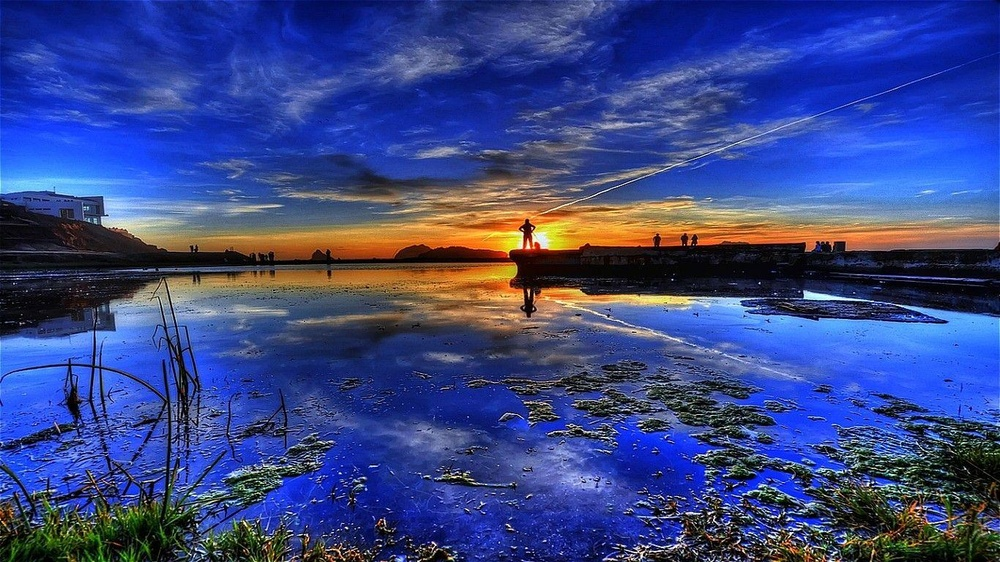
#> input picture code/lesson_9/newimage.jpg, 1000 x 562 px, shrunk from 1366 x 768 before the run, found by its file name
$ python images.py
#> lines starting #> are read from the running program, lines starting #| are printed output that depends on the picture
from PIL import Image
from PIL import ImageFilter
from PIL import ImageEnhance
from PIL import ImageDraw

import random

my_image = Image.open("C:/Users/seths/Documents/tutoring/Python-Lessons/code/lesson_9/newimage.jpg")
#> my_image is the input picture: PIL image 1000x562 RGB; mean R, G, B 56.9, 70.6, 134.8
#my_image = Image.new(mode="RGB", size=(600, 400), color=(40, 70, 190))


def image_stuff():
    # filtering images
    filtered = ImageFilter.MaxFilter(my_image)
    # call filtered.show() to see our image

    # enhancing images
    enhancer = ImageEnhance.Color(my_image)
    enhancer.enhance(1.5).show()


def pixel_stuff():
    pixels = my_image.load()
    width, height = my_image.size
#> width = 1000; height = 562

    for i in range(width):
        for j in range(height):
            r, g, b = my_image.getpixel((i, j))

            grayscale = (0.299 * r + 0.587 * g + 0.114 * b)
            pixels[i, j] = (int(grayscale), int(grayscale), int(grayscale))

    my_image.show()
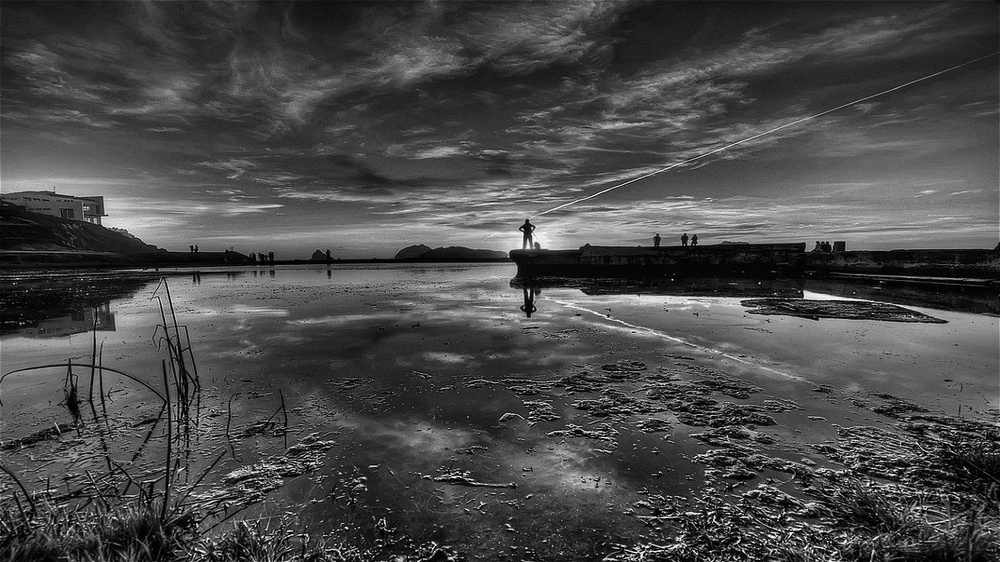
#> shown: PIL image 1000x562 RGB; min 0, max 254, mean 73.3


def draw_image():
    width, height = my_image.size

    drawer = ImageDraw.Draw(my_image)
    # there are lots of different shapes available
    drawer.ellipse((25, 25, 100, 100), fill="yellow", outline=None)

    drawer.rectangle((0, height - 100, width, height), fill="green")

    my_image.show()


pixel_stuff()

$ run again, with code/lesson_9/lake.png saved as code/lesson_9/newimage.jpg
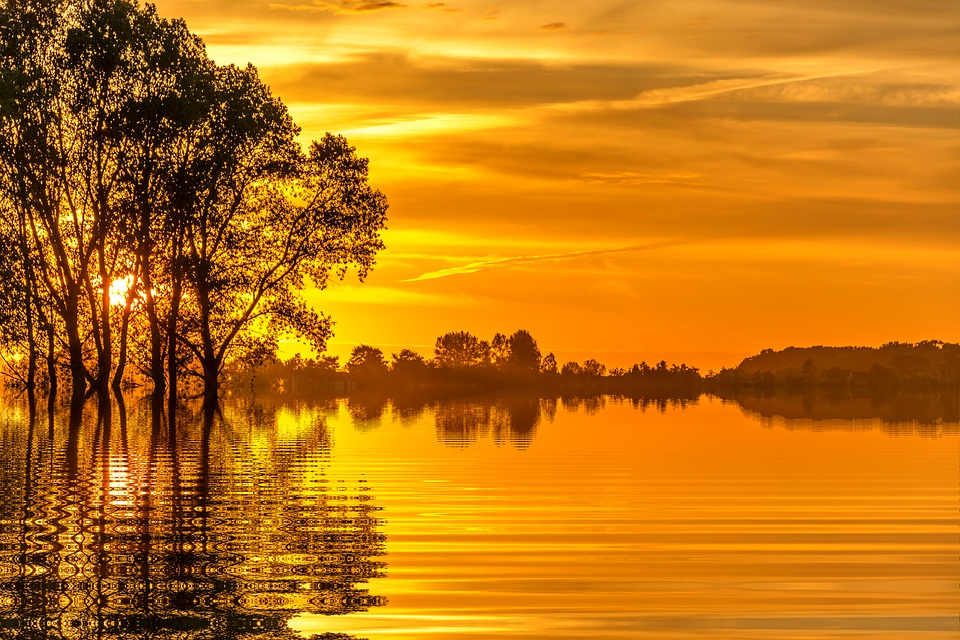
#> input picture code/lesson_9/lake.png, 960 x 640 px, found by its file name
#> my_image is the input picture: PIL image 960x640 RGB; mean R, G, B 192, 117.5, 16.7
#> in pixel_stuff, `my_image.show()`:
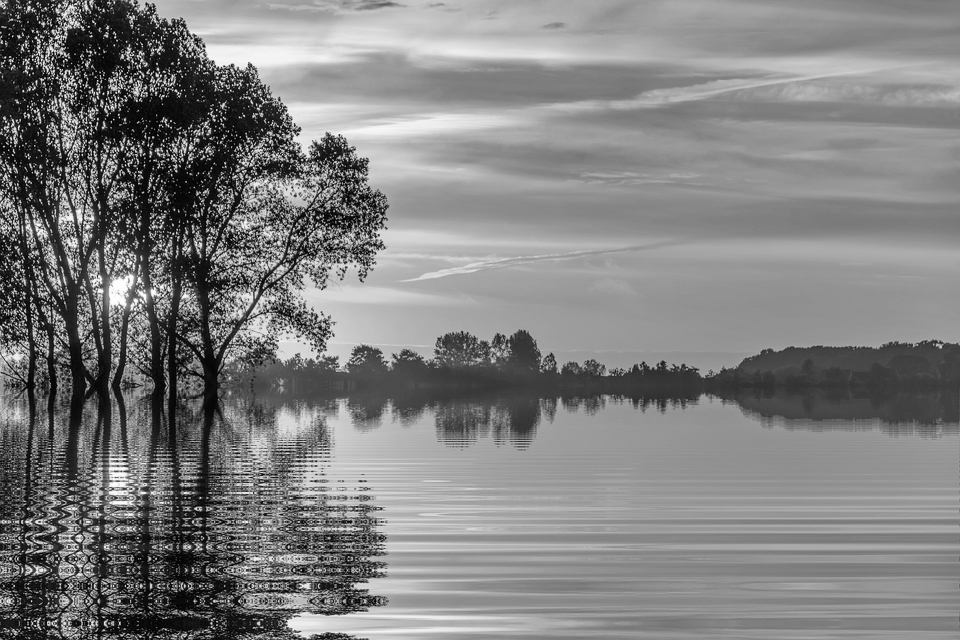
#> shown: PIL image 960x640 RGB; min 1, max 255, mean 127.8
